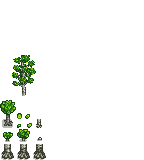
#> input picture ControlTree/assets/spring_Birch_Tree.png, 144 x 160 px, found by its file name
$ python resize_sve_wild_trees.py
#> lines starting #> are read from the running program, lines starting #| are printed output that depends on the picture
from PIL import Image
import os

def shrink_treetop_and_stump(src_path, dst_path, scale=0.5):
    """缩小野生树的TreeTop和Stump部分"""
#> called with scale = 0.5
    src = Image.open(src_path)
#> src is the input picture: PIL image 144x160 RGBA; mean R, G, B, A 174.9, 177.3, 173.4, 16.6
    print(f"Source: {src.width}x{src.height}")
#| Source: 144x160

    # 复制原图作为基础
    dst = src.copy()

    treetop_w, treetop_h = 48, 96
    treetop_x, treetop_y = 0, 0
    stump_w, stump_h = 16, 32
    stump_x, stump_y = 32, 96

    for row in range(src.height // 128):
        row_offset = row * 128

        # ===== 处理TreeTop =====
        # 挖掉TreeTop区域
        dst.paste(Image.new("RGBA", (treetop_w, treetop_h), (0, 0, 0, 0)),
                 (treetop_x, row_offset + treetop_y))

        # 从原图提取TreeTop并缩小
        treetop_region = src.crop((treetop_x, row_offset + treetop_y,
                                    treetop_x + treetop_w, row_offset + treetop_y + treetop_h))
        bbox = treetop_region.getbbox()
        if bbox:
            cx0, cy0, cx1, cy1 = bbox
            content = treetop_region.crop((cx0, cy0, cx1, cy1))
            cw, ch = cx1 - cx0, cy1 - cy0
            sw_s = max(1, int(cw * scale))
            sh_s = max(1, int(ch * scale))
            scaled = content.resize((sw_s, sh_s), Image.Resampling.NEAREST)
            # 底部对齐
            dst_y = row_offset + treetop_y + treetop_h - sh_s
            dst_x = treetop_x + cx0 + (cw - sw_s) // 2
            dst.paste(scaled, (dst_x, dst_y), scaled)

        # ===== 处理Stump =====
        # 挖掉Stump区域
        dst.paste(Image.new("RGBA", (stump_w, stump_h), (0, 0, 0, 0)),
                 (stump_x, row_offset + stump_y))

        # 从原图提取Stump并缩小
        stump_region = src.crop((stump_x, row_offset + stump_y,
                                  stump_x + stump_w, row_offset + stump_y + stump_h))
        bbox = stump_region.getbbox()
        if bbox:
            cx0, cy0, cx1, cy1 = bbox
            content = stump_region.crop((cx0, cy0, cx1, cy1))
            cw, ch = cx1 - cx0, cy1 - cy0
            sw_s = max(1, int(cw * scale))
            sh_s = max(1, int(ch * scale))
            scaled = content.resize((sw_s, sh_s), Image.Resampling.NEAREST)
            # 底部对齐
            dst_y = row_offset + stump_y + stump_h - sh_s
            dst_x = stump_x + cx0 + (cw - sw_s) // 2
            dst.paste(scaled, (dst_x, dst_y), scaled)
#> this loop made 1 pass
#> (cx0, cy0, cx1, cy1, cw, ch, sw_s, sh_s) on pass 1: (4, 23, 10, 32, 6, 9, 3, 4)
#> pass 1, in shrink_treetop_and_stump, `treetop_region = src.crop((treetop_x, row_offset + treetop_y, treetop_..`:
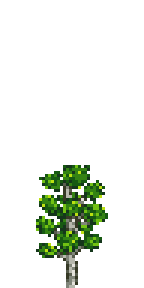
#> treetop_region: PIL image 48x96 RGBA (shown 3 times larger); mean R, G, B, A 7.2, 13, 4.2, 29.8; transparent parts drawn white
#> pass 1, in shrink_treetop_and_stump, `content = treetop_region.crop((cx0, cy0, cx1, cy1))`:
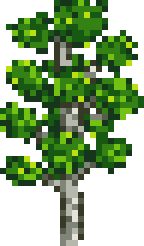
#> content: PIL image 24x41 RGBA (shown 6 times larger); mean R, G, B, A 33.8, 60.8, 19.8, 139.4; transparent parts drawn white
#> pass 1, in shrink_treetop_and_stump, `stump_region = src.crop((stump_x, row_offset + stump_y, stump_x + stum..`:
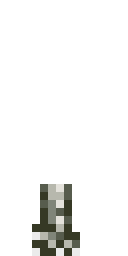
#> stump_region: PIL image 16x32 RGBA (shown 8 times larger); mean R, G, B, A 8, 8.2, 7, 19.6; transparent parts drawn white
#> after the loop:
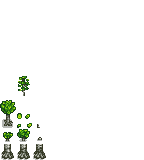
#> dst: PIL image 144x160 RGBA; mean R, G, B, A 173.7, 175.1, 172.6, 11.8; transparent parts drawn white

    dst.save(dst_path)
    print(f"Saved: {dst_path}")


src_dir = r"D:/project/stardew_valley/StardewValleyExpanded/Stardew Valley Expanded/[CP] Stardew Valley Expanded/assets/Trees"
assets_dir = r"D:/project/stardew_valley/StardewValleyMods/ControlTree/assets"

trees = [
    "spring_Birch_Tree.png",
    "summer_Birch_Tree.png",
    "fall_Birch_Tree.png",
    "winter_Birch_Tree.png",
    "spring_Fir_Tree.png",
    "summer_Fir_Tree.png",
    "fall_Fir_Tree.png",
    "winter_Fir_Tree.png",
]

for filename in trees:
    src_path = os.path.join(src_dir, filename)
    if not os.path.exists(src_path):
        print(f"Not found: {src_path}")
        continue

    dst_path = os.path.join(assets_dir, filename)
    shrink_treetop_and_stump(src_path, dst_path, scale=0.5)
    print(f"Generated: {dst_path}")
#> pass 2 of the loop `for filename in trees:`:
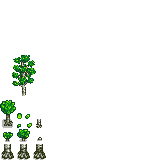
#> input picture ControlTree/assets/summer_Birch_Tree.png, 144 x 160 px, found by its file name
#> in shrink_treetop_and_stump, src is the input picture: PIL image 144x160 RGBA; mean R, G, B, A 174.1, 177.6, 173.5, 16.6
#| Source: 144x160
#> the loop in shrink_treetop_and_stump (call 2), `for row in range(src.height // 128):` made 1 pass
#> pass 1, in shrink_treetop_and_stump (call 2), `stump_region = src.crop((stump_x, row_offset + stump_y, stump_x + stum..`:
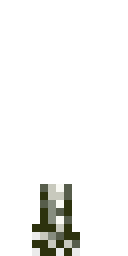
#> stump_region: PIL image 16x32 RGBA (shown 8 times larger); mean R, G, B, A 8.1, 8.5, 6.6, 19.6; transparent parts drawn white
#> after the loop in shrink_treetop_and_stump (call 2), `for row in range(src.height // 128):`:
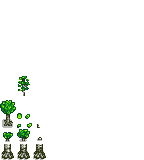
#> dst: PIL image 144x160 RGBA; mean R, G, B, A 173.1, 175.3, 172.6, 11.8; transparent parts drawn white
#> pass 3 of the loop `for filename in trees:`:
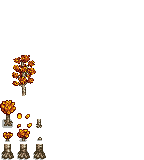
#> input picture ControlTree/assets/fall_Birch_Tree.png, 144 x 160 px, found by its file name
#> in shrink_treetop_and_stump, src is the input picture: PIL image 144x160 RGBA; mean R, G, B, A 178.5, 175.1, 172.4, 16.6
#| Source: 144x160
#> the loop in shrink_treetop_and_stump (call 3), `for row in range(src.height // 128):` made 1 pass
#> pass 1, in shrink_treetop_and_stump (call 3), `stump_region = src.crop((stump_x, row_offset + stump_y, stump_x + stum..`:
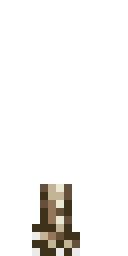
#> stump_region: PIL image 16x32 RGBA (shown 8 times larger); mean R, G, B, A 8.9, 7.7, 5.8, 19.6; transparent parts drawn white
#> after the loop in shrink_treetop_and_stump (call 3), `for row in range(src.height // 128):`:
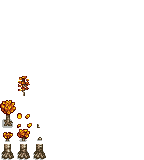
#> dst: PIL image 144x160 RGBA; mean R, G, B, A 175.8, 173.7, 171.8, 11.8; transparent parts drawn white
#> the loop made 8 passes; the first 3 are shown

print("\nDone! All SVE wild tree textures with shrunk TreeTop and Stump generated.")
